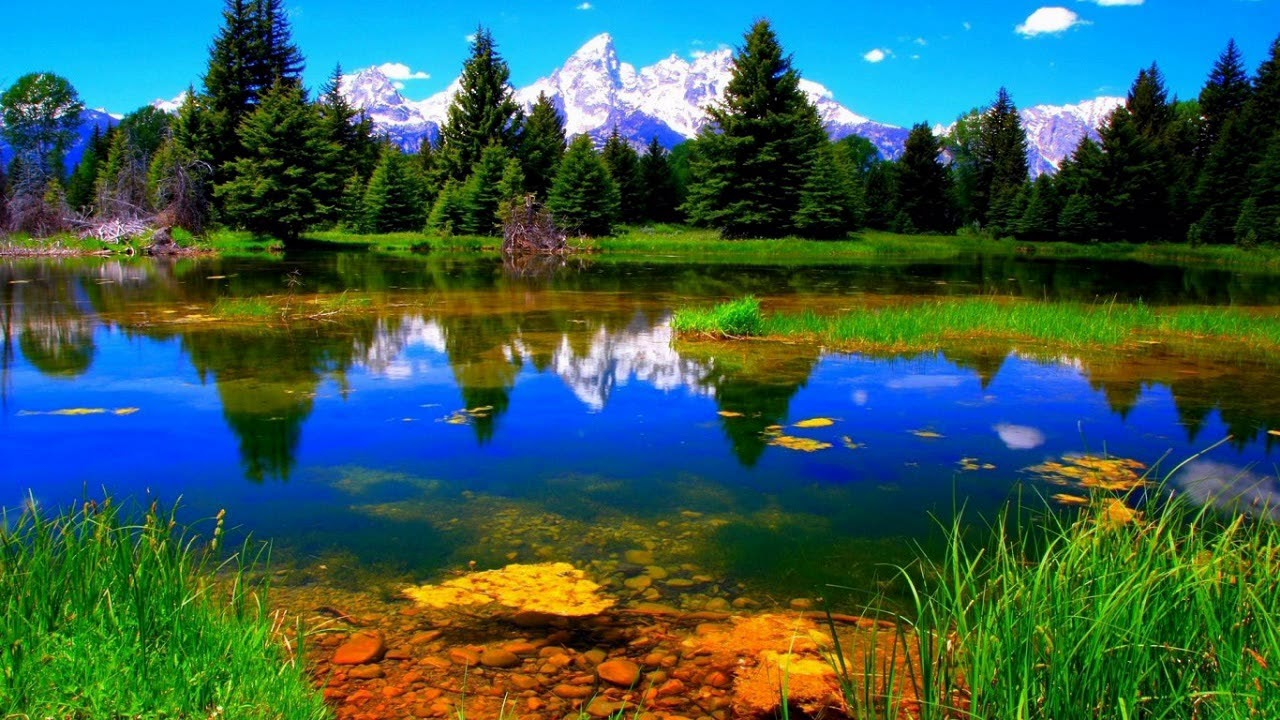
#> input picture exercises/original_image.jpg, 1280 x 720 px, found by its file name
$ python bit_conversion.py
#> lines starting #> are read from the running program, lines starting #| are printed output that depends on the picture
#24 Bit to 8 Bit

import cv2

#Input image

input = cv2.imread("C:/Coding/OpenCV/exercises/original_image.jpg")
#> input is the input picture: shape (720, 1280, 3); mean B, G, R 82.9, 92.8, 55.9

#Get input size

height, width = 400,600

w, h = (256, 256)

temp = cv2.resize(input, (w, h), cv2.INTER_LINEAR)
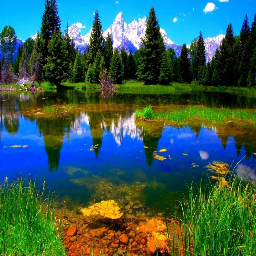
#> temp: shape (256, 256, 3); mean B, G, R 82.8, 92.7, 55.8

output = cv2.resize(temp, (width, height), cv2.INTER_NEAREST)
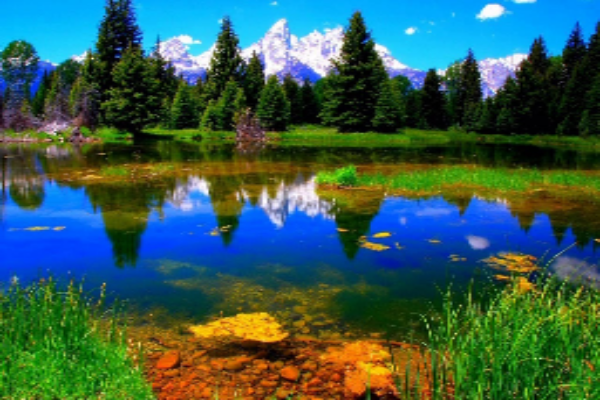
#> output: shape (400, 600, 3); mean B, G, R 82.7, 92.6, 55.7

cv2.imshow("8bit.jpg",output)

cv2.imshow("24bit.jpg",input)

#24 Bit to 4 Bit

import cv2

#Input image
height, width = 400,600

input_img = cv2.imread("C:/Coding/OpenCV/exercises/original_image.jpg")


#Get input size

a, b = (16, 16)

temp1 = cv2.resize(input_img, (a, b), cv2.INTER_LINEAR)

output1 = cv2.resize(temp1, (width, height), cv2.INTER_NEAREST)
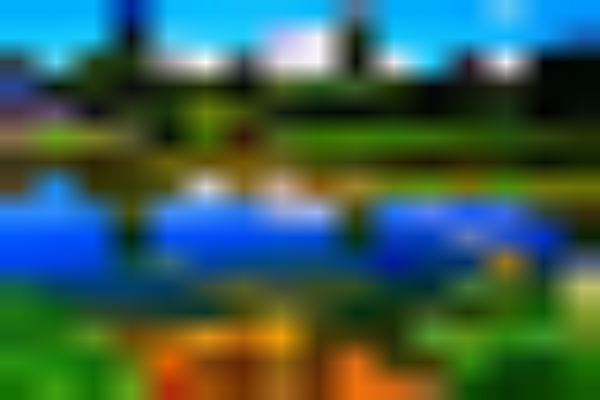
#> output1: shape (400, 600, 3); mean of channels 0, 1, 2 83.3, 95.4, 58; drawn as B, G, R

cv2.imshow("4bit.jpg",output1)

cv2.imshow("24bit.jpg",input_img)

#24 Bit to 1 Bit

import cv2

input = cv2.imread("C:/Coding/OpenCV/exercises/original_image.jpg")

#Get input size

height, width = 400,600

c, d = (2, 2)

temp2 = cv2.resize(input, (c, d), cv2.INTER_LINEAR)

output2 = cv2.resize(temp2, (width, height), cv2.INTER_NEAREST)
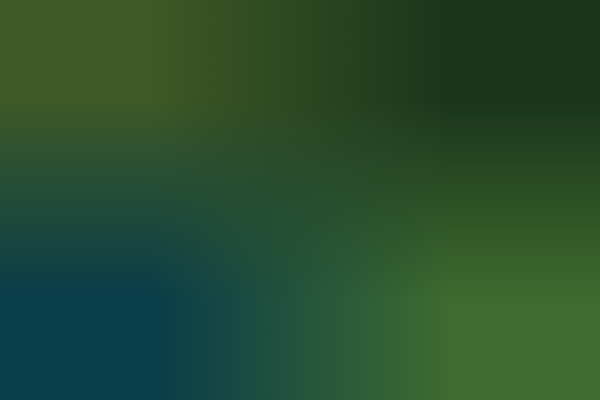
#> output2: shape (400, 600, 3); mean of channels 0, 1, 2 46.4, 77.7, 39.4; drawn as B, G, R

cv2.imshow("1bit.jpg",output2)

cv2.imshow("24bit.jpg",input)

$ run again, with exercises/OIP.jpg copied over exercises/original_image.jpg
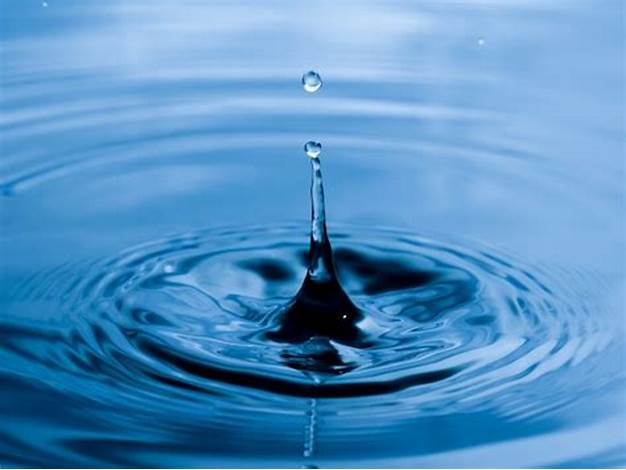
#> input picture exercises/OIP.jpg, 626 x 470 px, found by its file name
#> input is the input picture: shape (470, 626, 3); mean B, G, R 194.9, 145.6, 84.7
#> `output1 = cv2.resize(temp1, (width, height), cv2.INTER_NEAREST)`:
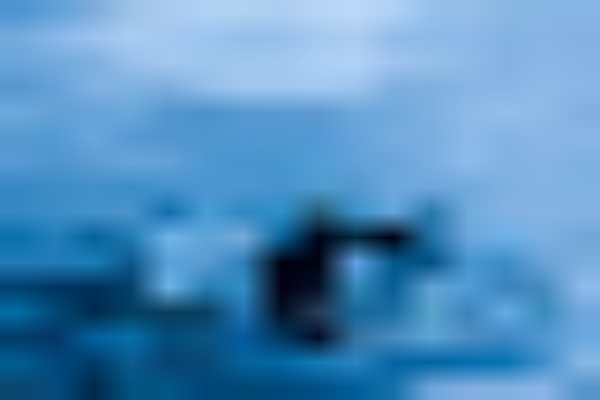
#> output1: shape (400, 600, 3); mean of channels 0, 1, 2 193, 143.8, 83.1; drawn as B, G, R
#> `output2 = cv2.resize(temp2, (width, height), cv2.INTER_NEAREST)`:
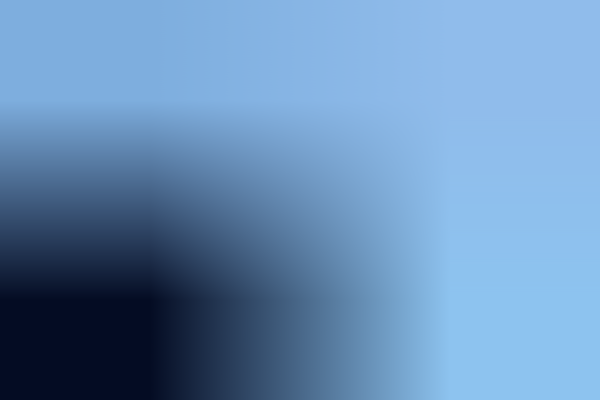
#> output2: shape (400, 600, 3); mean of channels 0, 1, 2 182.6, 142.2, 103.7; drawn as B, G, R

$ run again, with exercises/img1.jpg copied over exercises/original_image.jpg
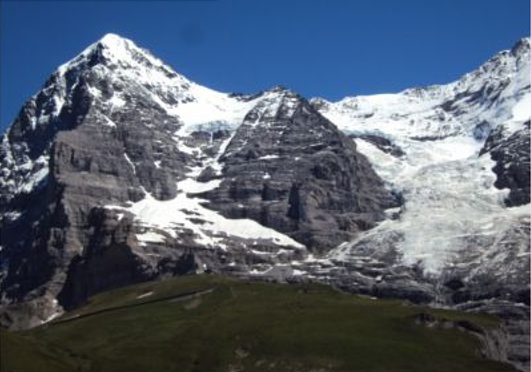
#> input picture exercises/img1.jpg, 531 x 372 px, found by its file name
#> input is the input picture: shape (372, 531, 3); mean B, G, R 112.3, 97, 86.1
#> `output1 = cv2.resize(temp1, (width, height), cv2.INTER_NEAREST)`:
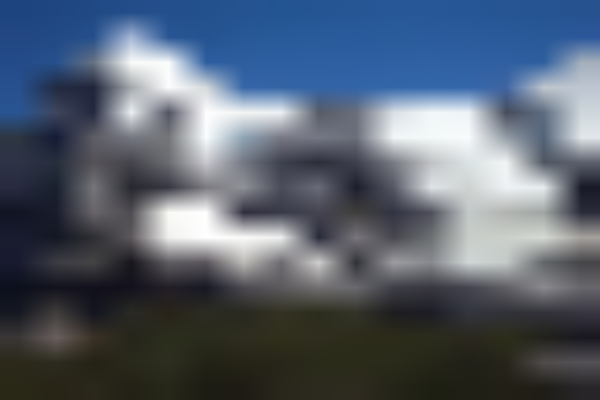
#> output1: shape (400, 600, 3); mean of channels 0, 1, 2 111.6, 96.6, 85.8; drawn as B, G, R
#> `output2 = cv2.resize(temp2, (width, height), cv2.INTER_NEAREST)`:
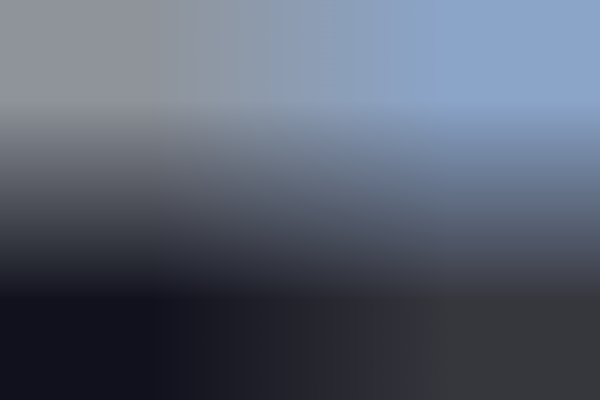
#> output2: shape (400, 600, 3); mean of channels 0, 1, 2 111.2, 95.9, 87.9; drawn as B, G, R
